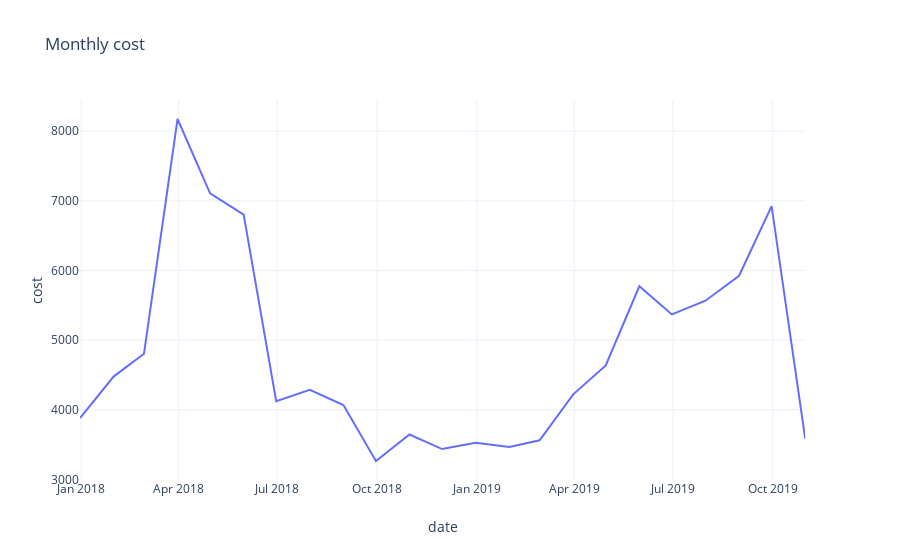

Notebook code for this chart:
### Markdown cell above
# Costs by month

### Code cell
monthly = categories.resample('M', on='date').agg({'cost': 'sum'}).reset_index()
pe.line(monthly, x='date', y='cost', template=template, title="Monthly cost")

### Figure 1 — Plotly figure (JSON) as saved in the notebook; plotly's stock layout.template omitted (floating-point values rounded to 4 significant figures)
{"data": [{"hoverlabel": {"namelength": 0}, "hovertemplate": "date=%{x}<br>cost=%{y}", "legendgroup": "", "line": {"color": "#636efa", "dash": "solid"}, "mode": "lines", "name": "", "showlegend": false, "type": "scatter", "x": ["2017-12-31T00:00:00", "2018-01-31T00:00:00", "2018-02-28T00:00:00", "2018-03-31T00:00:00", "2018-04-30T00:00:00", "2018-05-31T00:00:00", "2018-06-30T00:00:00", "2018-07-31T00:00:00", "2018-08-31T00:00:00", "2018-09-30T00:00:00", "2018-10-31T00:00:00", "2018-11-30T00:00:00", "2018-12-31T00:00:00", "2019-01-31T00:00:00", "2019-02-28T00:00:00", "2019-03-31T00:00:00", "2019-04-30T00:00:00", "2019-05-31T00:00:00", "2019-06-30T00:00:00", "2019-07-31T00:00:00", "2019-08-31T00:00:00", "2019-09-30T00:00:00", "2019-10-31T00:00:00"], "xaxis": "x", "y": [3880.0, 4476.0, 4804.0, 8175.0, 7108.0, 6802.0, 4125.0, 4286.0, 4069.0, 3264.0, 3645.0, 3435.0, 3525.0, 3466.0, 3561.0, 4222.0, 4637.0, 5773.0, 5369.0, 5566.0, 5924.0, 6924.0, 3587.0], "yaxis": "y"}], "layout": {"autosize": true, "legend": {"tracegroupgap": 0}, "title": {"text": "Monthly cost"}, "xaxis": {"anchor": "y", "autorange": true, "domain": [0, 0.98], "range": ["2017-12-31", "2019-10-31"], "title": {"text": "date"}, "type": "date"}, "yaxis": {"anchor": "x", "autorange": true, "domain": [0, 1], "range": [2991.0, 8448.0], "title": {"text": "cost"}, "type": "linear"}}}
